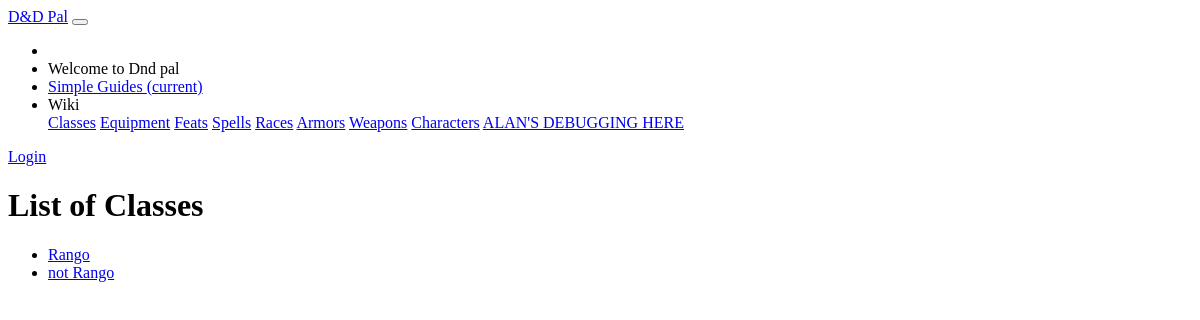
The app's page /dndpal/classes/, older data.
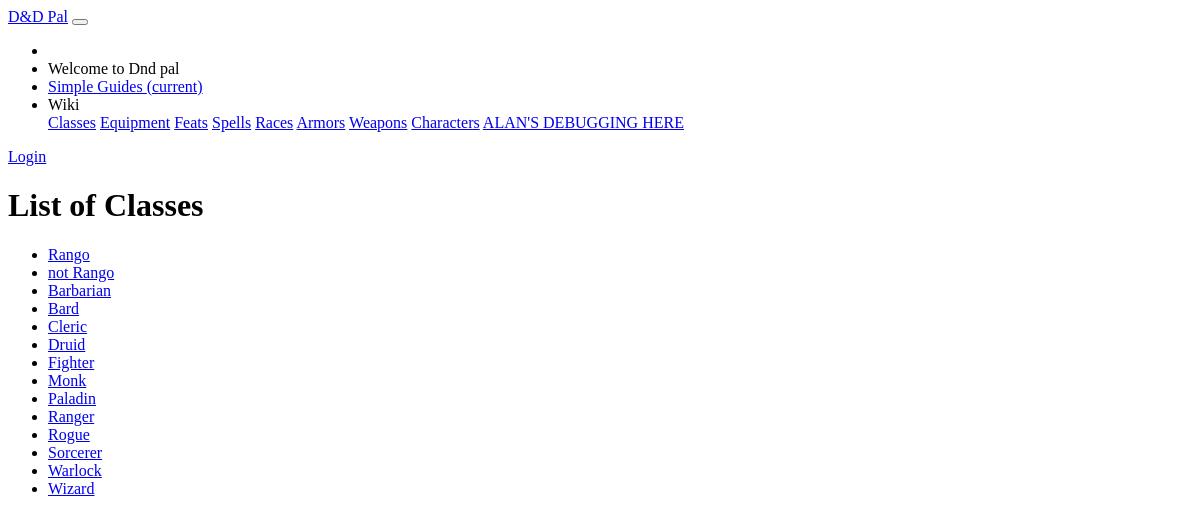
The same page, newer data.
### dndpal/models.py (models this page shows, shortened)
class CharacterClass(models.Model):
    name = models.CharField(default = '', primary_key = True, max_length = 100, help_text = "Enter the name of this class")
    descrtiption = models.CharField(default = '', max_length = 1000, help_text = "Enter a description of this class")
    hitpoints = models.PositiveIntegerField(default = 10, help_text = "Enter the hitdie of this class")
    skill_proficiency_limit = models.PositiveSmallIntegerField(default = 5, help_text = "Enter the max amount of skills this class can be proficient in")
    skill_list = models.CharField(default = '', max_length = 300, help_text = "Enter a comma separated skill list. Ex: \"Acrobatics,Intimidation\" \(without the quotations\)")
    armor_prof = models.CharField(default = "", max_length = 10000, help_text = "Enter a comma separated of armor proficiencies list for the class")
    weapon_prof = models.CharField(default = "", max_length = 10000, help_text = "Enter a comma separated of weapon proficiencies list for the class")
    saving_throws = models.CharField(default = "", max_length = 10000, help_text = "Enter a comma separated list of saving throws for the class")
    recommended_gear = models.CharField(default = "", max_length = 10000, help_text = "Enter the names of the recommended gear for this class")
    def get_absolute_url(self):
        return reverse('class-detail', args=[str(self.name)])

### dndpal/views.py (the view)
# urls.py: path('classes/', views.CharacterClassListView.as_view(), name='classes'),
class CharacterClassListView(generic.ListView):
    model = CharacterClass

### dndpal/templates/dndpal/characterclass_list.html
{% extends "base_generic.html" %}
{% block content %}
<main role="main" class="container">
    <div class="container card p-5" style="margin-top:10px;">
        <h1>List of Classes</h1>
        {% if characterclass_list %}
        <ul>
            {% for class in characterclass_list %}
            <li>
                <a href="{{ class.get_absolute_url }}">{{ class.name }}</a>
            </li>
            {% endfor %}
        </ul>
        {% else %}
        <p>There are no classes in the wiki.</p>
        {% endif %}
    </div>
</main>
{% endblock %}

Row changes from the older to the newer data that the page shows:
added CharacterClass: name "Barbarian"
added CharacterClass: name "Bard"
added CharacterClass: name "Cleric"
added CharacterClass: name "Druid"
added CharacterClass: name "Fighter"
added CharacterClass: name "Monk"
added CharacterClass: name "Paladin"
added CharacterClass: name "Ranger"
added CharacterClass: name "Rogue"
added CharacterClass: name "Sorcerer"
added CharacterClass: name "Warlock"
added CharacterClass: name "Wizard"
